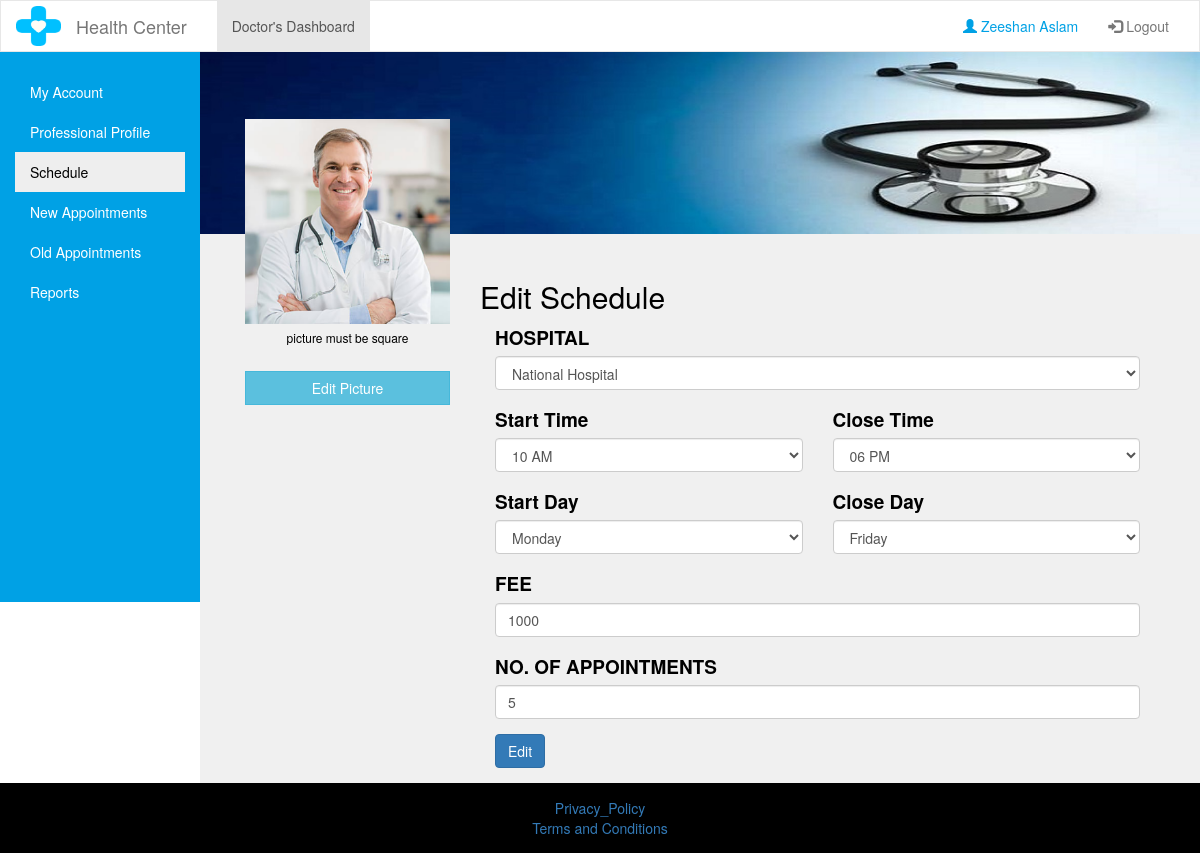
Page /schedule.php?edit=5 (signed in) on the committed database.
### tables this page shows
CREATE TABLE `hospital_schedule` (
  `CODE` int(15) NOT NULL,
  `HOSPITALS_CODE` int(15) NOT NULL,
  `DOCTORS_CODE` int(15) NOT NULL,
  `TIME` varchar(50) NOT NULL,
  `DAYS` varchar(50) NOT NULL,
  `FEE` int(11) NOT NULL,
  `NO_OF_APP` int(11) NOT NULL
);

CREATE TABLE `hospital` (
  `CODE` int(15) NOT NULL,
  `NAME` varchar(50) NOT NULL,
  `AREA` varchar(60) NOT NULL,
  `CONTACT_NUMBER` varchar(15) NOT NULL,
  `EMAIL` varchar(50) NOT NULL
);

### schedule.php (the view, shortened to what this page needs)
<?php  include"includes/dboard_header.php";?>
<?php  include"includes/dboard_sidebar.php";?>
<div id="profile" class="col-md-10">
	<div class="container-fluid">
		<div class="col-md-3" style="padding-top:5%;">
			<img  id="docimg" src="images/users/<?=(!empty($user['IMG'])?$user['IMG']:'default_user.jpg')?>" class="img-responsive" />
			<p style="color:#000;font-size:12px;padding:5px 0;text-align:center;">picture must be square</p>
			<form action="" method="post" id="profile_pic" enctype="multipart/form-data">
				<div id="edit_pic">
				<a href="profile.php?edit=picture" class="btn btn-info" id="pic_btn">Edit Picture</a>
				</div>
			</form>
		</div>
		<?php if(isset($_GET['edit']) || isset($_GET['add'])){
			$days = array("Monday", "Tuesday", "Wednesday", "Thursday", "Friday", "Satureday", "Sunday");
			$hospital = ((isset($_POST['hospital']) && !empty($_POST['hospital']))?test_input($_POST['hospital']):'');
			$fday = ((isset($_POST['fday']) && !empty($_POST['fday']))?test_input($_POST['fday']):'');
			$tday = ((isset($_POST['tday']) && !empty($_POST['tday']))?test_input($_POST['tday']):'');
			$ftime = ((isset($_POST['ftime']) && !empty($_POST['ftime']))?test_input($_POST['ftime']):'');
			$ttime = ((isset($_POST['ttime']) && !empty($_POST['ttime']))?test_input($_POST['ttime']):'');
			$fee = ((isset($_POST['fee']) && !empty($_POST['fee']))?test_input($_POST['fee']):'');
			$no_app = ((isset($_POST['no_app']) && !empty($_POST['no_app']))?test_input($_POST['no_app']):'');
			if(isset($_GET['edit'])){
				$schedule_code = $_GET['edit'];
				$schedule = mysqli_fetch_assoc(mysqli_query($db, "SELECT * FROM hospital_schedule WHERE CODE = '$schedule_code'"));
				$days_array = explode("  ",str_replace("TO", "", $schedule['DAYS']));
				$times_array = explode("  ",str_replace("TO", "", $schedule['TIME']));
				$hospital = ((isset($_POST['hospital']) && !empty($_POST['hospital']))?test_input($_POST['hospital']):$schedule['HOSPITALS_CODE']);
				$fday = ((isset($_POST['fday']) && !empty($_POST['fday']))?test_input($_POST['fday']):$days_array[0]);
				$tday = ((isset($_POST['tday']) && !empty($_POST['tday']))?test_input($_POST['tday']):$days_array[1]);
				$ftime = ((isset($_POST['ftime']) && !empty($_POST['ftime']))?test_input($_POST['ftime']):$times_array[0]);
				$ttime = ((isset($_POST['ttime']) && !empty($_POST['ttime']))?test_input($_POST['ttime']):$times_array[1]);
				$fee = ((isset($_POST['fee']) && !empty($_POST['fee']))?test_input($_POST['fee']):$schedule['FEE']);
				$no_app = ((isset($_POST['no_app']) && !empty($_POST['no_app']))?test_input($_POST['no_app']):$schedule['NO_OF_APP']);
			}
		?>
		<div class="col-md-9" style="padding-top:20%;">
			<h2 style="color:#000;"><?=(isset($_GET['edit'])?'Edit':'Add');?> Schedule</h2>
			<form action="schedule.php?<?=(isset($_GET['edit'])?'edit='.$_GET['edit']:'add=1');?>" method="post">
			  <div class="form-row">
				<div class="form-group col-md-12">
				  <label for="hospital">HOSPITAL</label>
				  <select class="form-control" id="hospital" name="hospital">
					<?php
						$SQ = mysqli_query($db, "SELECT * FROM `hospital`");
						while($sp = mysqli_fetch_assoc($SQ)){
					?>
					<option value="<?=$sp['CODE'];?>" <?=(($sp['CODE'] == $hospital)?'selected':'');?>><?=$sp['NAME'];?></option>
					<?php } ?>
				</div>
				<div class="form-group col-md-6">
				  <label for="ftime">Start Time</label>
				  <select class="form-control" name="ftime">
					<?php
						$count=0;
						for($a=1;$a<=24;$a++){
							$count++;
							if($a < 12){
					?>
						<option value="<?=sprintf("%02d", $count);?>:00 AM" <?=((sprintf("%02d", $count).':00 AM' == $ftime)?'selected':'');?>><?=sprintf("%02d", $count);?> AM</option>
					<?php
							}else{
					?>
							<option value="<?=sprintf("%02d", $count);?>:00 PM" <?=((sprintf("%02d", $count).':00 PM' == $ftime)?'selected':'');?>><?=sprintf("%02d", $count);?> PM</option>
					<?php
							}
							if($a ==12){$count=0;}
						}
					?>
				  </select>
				</div>
				<div class="form-group col-md-6">
				  <label for="ttime">Close Time</label>
				  <select class="form-control" name="ttime">
					<?php
						$count=0;
						for($a=1;$a<=24;$a++){
							$count++;
							if($a < 12){
					?>
						<option value="<?=sprintf("%02d", $count);?>:00 AM" <?=((sprintf("%02d", $count).':00 AM' == $ttime)?'selected':'');?>><?=sprintf("%02d", $count);?> AM</option>
					<?php
							}else{
					?>
							<option value="<?=sprintf("%02d", $count);?>:00 PM" <?=((sprintf("%02d", $count).':00 PM' == $ttime)?'selected':'');?>><?=sprintf("%02d", $count);?> PM</option>
					<?php
							}
							if($a ==12){$count=0;}
						}
					?>
				  </select>
				</div>
				<div class="form-group col-md-6">
					<label for="fday">Start Day</label>
					<select class="form-control" name="fday">
						<?php
							foreach($days as $day){
						?>
							<option value="<?=$day;?>" <?=(($day == $fday)?'selected':'');?>><?=$day;?></option>
						<?php
							}
						?>
					</select>
				</div>
				<div class="form-group col-md-6">
					<label for="tday">Close Day</label>
					<select class="form-control" name="tday">
						<?php
							foreach($days as $day){
						?>
							<option value="<?=$day;?>" <?=(($day == $tday)?'selected':'');?>><?=$day;?></option>
						<?php
							}
						?>
					</select>
				</div>
				<div class="form-group col-md-12">
					<label for="fee">FEE</label>
					<input type="number" name="fee" class="form-control" value="<?=$fee;?>">
				</div>
				<div class="form-group col-md-12">
					<label for="fee">NO. OF APPOINTMENTS</label>
					<input type="number" name="no_app" class="form-control" value="<?=$no_app;?>">
				</div>
			  </div>
			  <div class="form-group col-md-12">
				<button type="submit" class="btn btn-primary"><?=(isset($_GET['edit'])?'Edit':'Add');?></button>
			  </div>
			</form>
		</div>
		<?php }?>
	</div>
</div>
<?php include("includes/dboard_footer.php");?>

### css/doctorboard.css (style rules this page uses)
body { margin:0px auto; }
#profile { font-size:19px; color:white; background-color:#F0F0F0; text-decoration: None; background-image:url("../images/cover.jpg"); background-repeat:no-repeat; background-size:100%; }
#edit_pic { margin-top:20px; position:relative; }
#pic_btn { position:absolute; top:0; width:100%; display:block; border-radius:0; z-index:1; }

### schedule.php (style rules this page uses)
label { color:#000; }

### rows in the picture
hospital_schedule: hospital "National Hospital", ftime "10 AM", ttime "06 PM", fday "Monday", tday "Friday", fee "1000", no_app "5"

### other values in the picture
$_SESSION['type'] "Doctor"
$_SESSION['name'] "Zeeshan Aslam"
